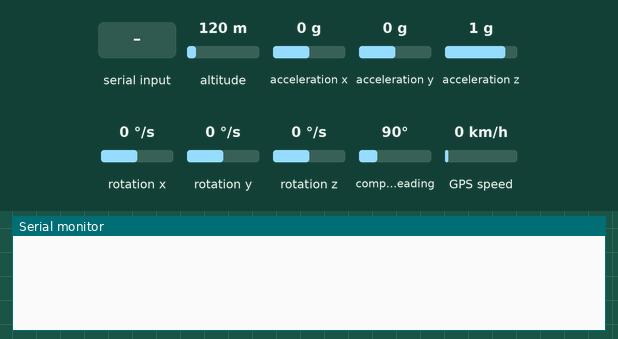
This sketch was run on a simulated Arduino Uno, built with avr-gcc and run on an emulated ATmega328P. On the bench: the last lines printed to the serial monitor. Wiring (inferred from the names in the program): MPU-6050 motion sensor at I2C address 0x68. Inputs (shaded band) come from the test bench; at power-on: acceleration x 0 g, altitude 120 m, acceleration y 0 g, acceleration z 1 g, rotation x 0 °/s, rotation y 0 °/s, rotation z 0 °/s, compass heading 90°, GPS speed 0 km/h. The GPS gets a fix after 3 s at 37.7749, -122.4194 with 8 satellites; the modem accepts every AT command (registered, SIM ready, sends succeed) and sends nothing else.

Above: at 1.2 s.
1.3 s: acceleration x set to -1.4 g
At 2.4 s:
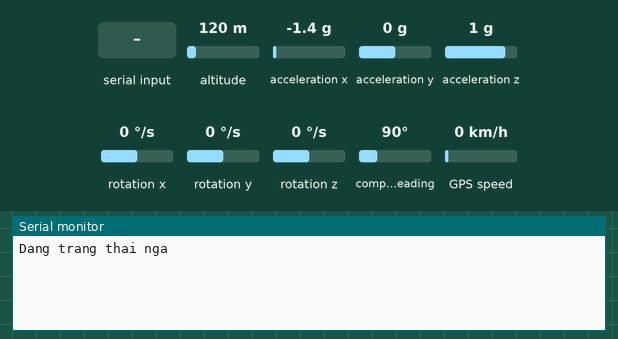
5.8 s: "1" received over the second serial link
At 6.3 s:
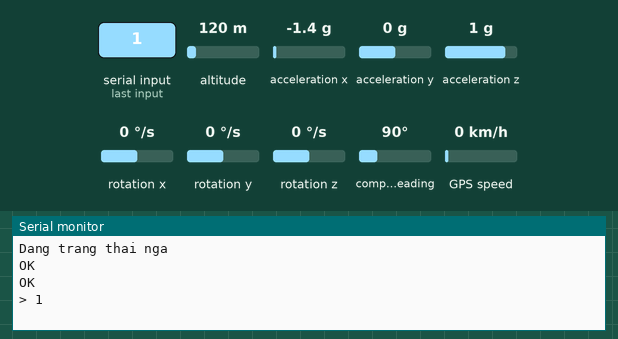
7.8 s: "0" received over the second serial link
At 8.1 s:
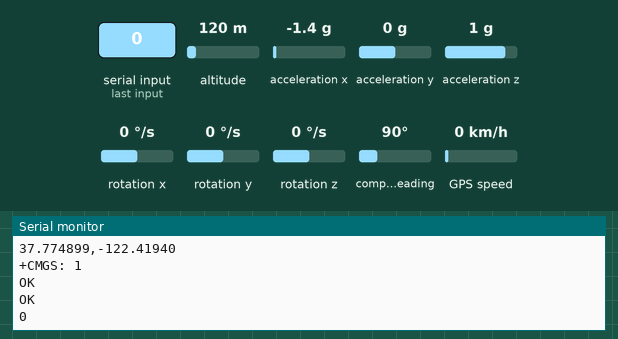
9.4 s: altitude set to 750 m
At 11.4 s:
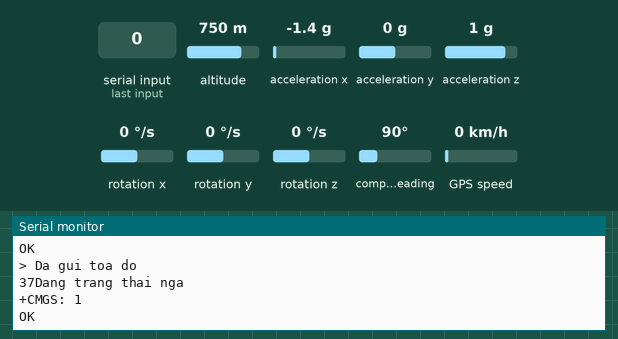

Measured:
- after the input at 1.3 s, the serial monitor: prints a new line at once (image 1)
- after the input at 5.8 s, the serial monitor: prints a new line after 0.07 s (image 2)
- after the input at 7.8 s, the serial monitor: prints a new line after 0.15 s (image 3)
- after the input at 9.4 s, the serial monitor: prints a new line after 0.10 s (image 4)

The sketch:

example_from_ArduinoGroup.ino
```cpp
#include <Wire.h> //Thư viện giao tiếp I2C
#include <TinyGPS++.h>
#include <SoftwareSerial.h>
TinyGPSPlus gps;
SoftwareSerial ss(3, 4); // RX,TX --- Ard's RX to GPS's TX
SoftwareSerial mySerial(5, 6); //SIM800L Tx & Rx is connected to Arduino #3 & #2

int solangoitinnhan=1000;
boolean sendonce = false;
const int MPU_addr=0x68;  //Địa chỉ I2C của MPU6050
int16_t AcX,AcY,AcZ,Ms,GyX,GyY,GyZ; //Các

void sent_data(String datasent)
{

  mySerial.println("AT"); //Once the handshake test is successful, it will back to OK
  updateSerial();
  mySerial.println("AT+CMGF=1"); // Configuring TEXT mode
  updateSerial();
  mySerial.println("AT+CMGS=\"+84918258213\"");//change ZZ with country code and xxxxxxxxxxx with phone number to sms
  updateSerial();
  mySerial.print(datasent); //text content
  updateSerial();
  mySerial.write(26);
  ss.listen();
}
void setup()
{
  Wire.begin();
  Wire.beginTransmission(MPU_addr); //Gửi tín hiệu đến địa chỉ MPU
  Wire.write(0x6B);
  Wire.write(0);     //Đưa về 0 để bật MPU
  Wire.endTransmission(true);
  Serial.begin(9600);
    mySerial.begin(9600);
    ss.begin(9600);
    ss.listen();
    solangoitinnhan=3;
}

void loop()
{
  Wire.beginTransmission(MPU_addr); //Gửi tín hiệu đến địa chỉ MPU
  Wire.write(0x3B);                 //Gửi giá trị lên MPU
  Wire.endTransmission(false);
  Wire.requestFrom(MPU_addr,14,true);  //Đề nghị thanh ghi của MPU
  //Đọc dữ liệu
  AcZ=Wire.read()<<8|Wire.read();  //Gia tốc trục z
  if(AcZ < 0 )
  {
    Serial.println("Dang trang thai nga");
  if(solangoitinnhan>0)
  {

    while(sendonce == false)
    {
      while (ss.available() > 0){
      gps.encode(ss.read());
    if (gps.location.isUpdated()){
       sendonce = true;
       // Lay toa do va chuyen sang dang String
       char Templat[12],TempLon[12];
       dtostrf(gps.location.lat(),2,6,Templat); // Lay toa do va luu vao bien lat
       dtostrf(gps.location.lng(),3,6,TempLon); // Lay toa do va luu vao bien long

       String tmp ="";
        // Chuyen doi ki tu cua toa do LAT sang String
       for(int i = 0 ; i<10;i++)
        tmp += (String)(Templat[i]);

        // Ky tu phan biet lat va long
        tmp +=",";

        // Chuyen doi ki tu cua toa do LONG sang String
        for(int i = 0 ; i<10;i++)
        tmp += (String)(TempLon[i]);

        delay(500);
        mySerial.listen();

        delay(500);
        sent_data(tmp);
        Serial.println("Da gui toa do");
        Serial.println(tmp);
       //sent_data(tmp)
       //mySerial.listen();
    }

  }
    }
    sendonce = false;
    //sent_data("vat the bi nga");


    delay(5000);
    solangoitinnhan--;
  }


  }else
  {
    // Serial.println("Dang trang thai binh thuong");
  }
  //delay(333); //Chờ (1/3)s
}
void updateSerial()
{
  delay(500);
  while (Serial.available())
  {
    mySerial.write(Serial.read());//Forward what Serial received to Software Serial Port
  }
  while(mySerial.available())
  {
    Serial.write(mySerial.read());//Forward what Software Serial received to Serial Port
  }
}
```
